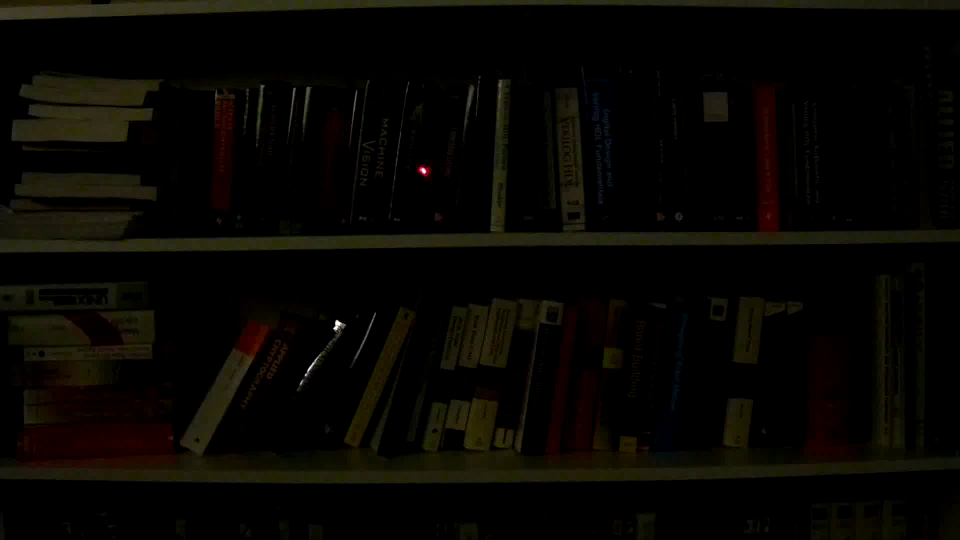
#> input picture prototypes/dark_room.png, 1920 x 1080 px (shown at 1/2 size)
$ jupyter execute color_study.ipynb   (older library calls are emulated)
#> lines starting #> are read from the running program, lines starting #| are printed output that depends on the picture; after the words box and inside, x2 and y2 are one past the last pixel; in counts of white or black regions, pixels touching at a corner belong together
[cell 1]
import cv2
import numpy as np
import matplotlib.pyplot as plt

# Load the image
image = cv2.imread("dark_room.png")  # Replace with your image path
#> image is the input picture: shape (1080, 1920, 3); mean B, G, R 2.4, 6.1, 7.7
rgb_image = cv2.cvtColor(image, cv2.COLOR_BGR2RGB)  # Convert to RGB for correct color representation

# Split channels
channels = ('r', 'g', 'b')
colors = ('red', 'green', 'blue')

# Plot histograms
plt.figure(figsize=(10, 5))
for i, (color, ch) in enumerate(zip(colors, channels)):
    hist = cv2.calcHist([rgb_image], [i], None, [256], [0, 256])
    plt.plot(hist, color=color, label=f"{ch.upper()} channel")

plt.title("Color Histogram")
plt.xlabel("Pixel Value")
plt.ylabel("Frequency")
plt.legend()
plt.show()
#> figure, not shown here; curve peaks at x = 0, y = 1351791; curve peaks at x = 0, y = 1488449; curve peaks at x = 0, y = 1673364

[cell 2]
plt.imshow(rgb_image)
plt.axis('off')
plt.show()

# Gray Channel

[cell 3]
blurred_image = cv2.GaussianBlur(rgb_image, (3, 3), 0)
gray_image = cv2.cvtColor(blurred_image, cv2.COLOR_BGR2GRAY)
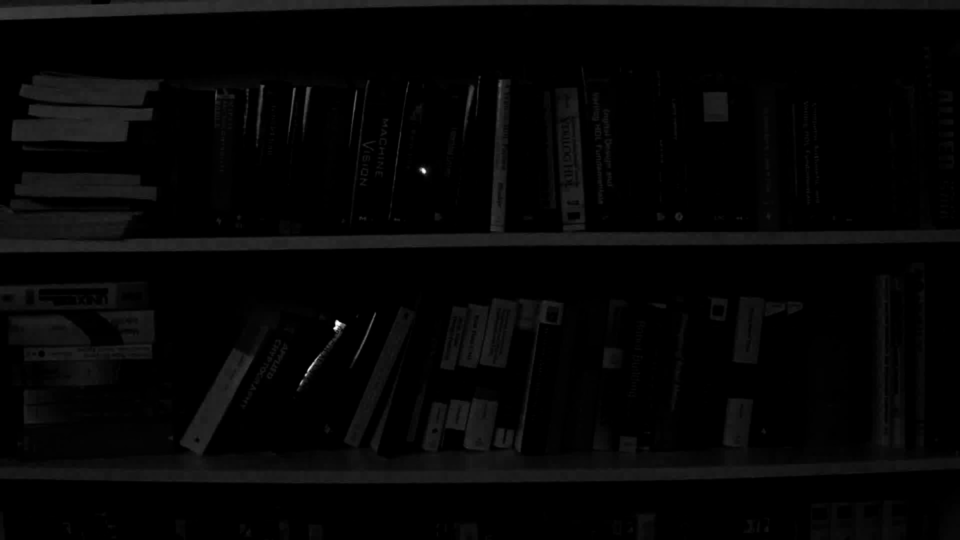
#> gray_image: shape (1080, 1920) (shown at 1/2 size); min 0, max 255, mean 5.2

plt.imshow(gray_image, cmap='gray')
plt.axis('off')
plt.show()

plt.figure(figsize=(8, 5))
hist = cv2.calcHist([gray_image], [0], None, [256], [0, 256])
#> hist = 256 values, max 1339424 at index 0, min 0 at index 147, mean 8100
plt.plot(hist, color='black')
plt.title("Grayscale Image Histogram")
plt.xlabel("Pixel Value")
plt.ylabel("Frequency")
plt.xlim([0, 256])
plt.show()
#> figure, not shown here; curve peaks at x = 0, y = 1339424

threshold_value = 250
_, binary_image = cv2.threshold(gray_image, threshold_value, 255, cv2.THRESH_BINARY)
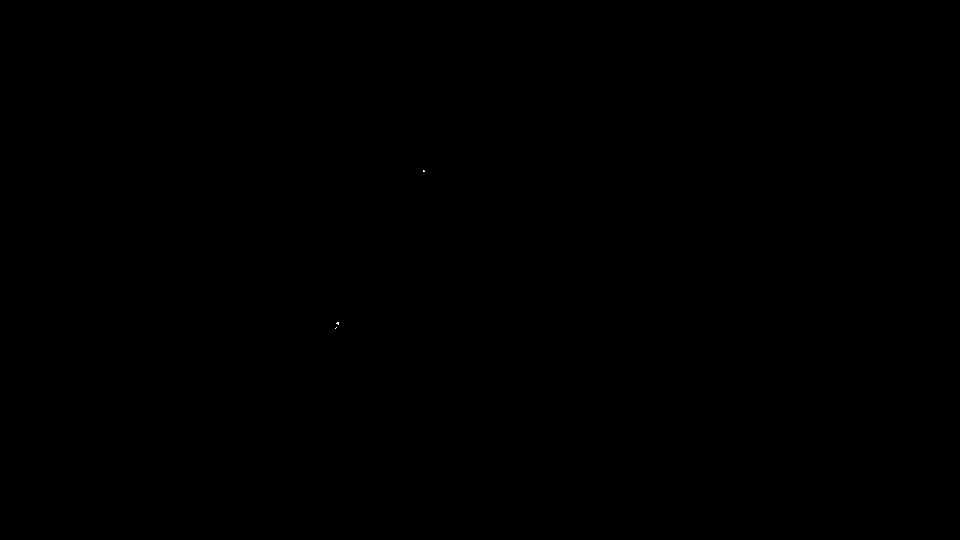
#> binary_image: shape (1080, 1920) (shown at 1/2 size); 0% white in thin lines or dots, all inside (x1, y1, x2, y2) = (670, 340, 849, 657)

plt.imshow(binary_image, cmap='gray')
plt.axis('off')
plt.show()

# Red Channel

[cell 4]
red_channel = rgb_image[:, :, 0]

plt.imshow(red_channel, cmap='gray')
plt.axis('off')
plt.show()

plt.figure(figsize=(8, 5))
hist = cv2.calcHist([red_channel], [0], None, [256], [0, 256])
#> hist = 256 values, max 1351791 at index 0, min 0 at index 175, mean 8100
plt.plot(hist, color='black')
plt.title("Grayscale Image Histogram")
plt.xlabel("Pixel Value")
plt.ylabel("Frequency")
plt.xlim([0, 256])
plt.show()
#> figure, not shown here; curve peaks at x = 0, y = 1351791

threshold_value = 254
_, binary_image = cv2.threshold(red_channel, threshold_value, 255, cv2.THRESH_BINARY)
#> binary_image: shape (1080, 1920); 0.01% white; 7 white regions (5 under 20 px), largest, box (x1, y1, x2, y2) and area: (842, 336, 851, 347) 62, (671, 644, 681, 651) 38

plt.imshow(binary_image, cmap='gray')
plt.axis('off')
plt.show()

# Green Channel

[cell 5]
green_channel = rgb_image[:, :, 1]

plt.imshow(green_channel, cmap='gray')
plt.axis('off')
plt.show()

plt.figure(figsize=(8, 5))
hist = cv2.calcHist([green_channel], [0], None, [256], [0, 256])
#> hist = 256 values, max 1488449 at index 0, min 0 at index 158, mean 8100
plt.plot(hist, color='black')
plt.title("Grayscale Image Histogram")
plt.xlabel("Pixel Value")
plt.ylabel("Frequency")
plt.xlim([0, 256])
plt.show()
#> figure, not shown here; curve peaks at x = 0, y = 1488449

threshold_value = 250
_, binary_image = cv2.threshold(green_channel, threshold_value, 255, cv2.THRESH_BINARY)
#> binary_image: shape (1080, 1920); 0% white; 5 white regions (4 under 20 px), largest, box (x1, y1, x2, y2) and area: (671, 644, 681, 651) 39

plt.imshow(binary_image, cmap='gray')
plt.axis('off')
plt.show()

[cell 6]
blue_channel = rgb_image[:, :, 2]

plt.imshow(blue_channel, cmap='gray')
plt.axis('off')
plt.show()

plt.figure(figsize=(8, 5))
hist = cv2.calcHist([blue_channel], [0], None, [256], [0, 256])
#> hist = 256 values, max 1673364 at index 0, min 0 at index 131, mean 8100
plt.plot(hist, color='black')
plt.title("Grayscale Image Histogram")
plt.xlabel("Pixel Value")
plt.ylabel("Frequency")
plt.xlim([0, 256])
plt.show()
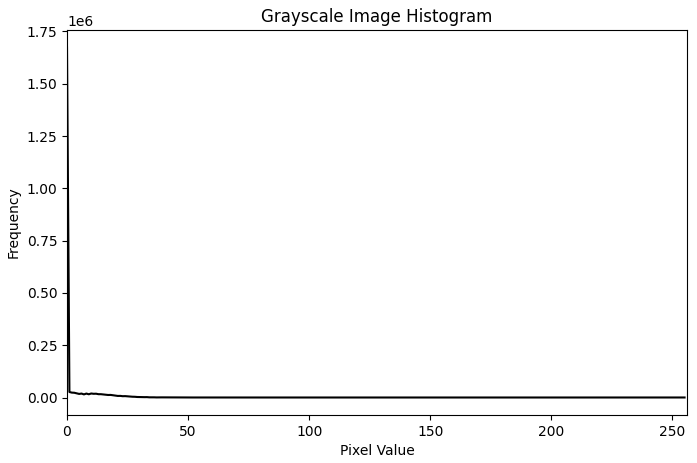
#> figure drawn by matplotlib, 1 panel; curve peaks at x = 0, y = 1673364

threshold_value = 250
_, binary_image = cv2.threshold(blue_channel, threshold_value, 255, cv2.THRESH_BINARY)
#> binary_image: shape (1080, 1920); 0% white in thin lines or dots, all inside (x1, y1, x2, y2) = (618, 338, 850, 739)

plt.imshow(binary_image, cmap='gray')
plt.axis('off')
plt.show()

[cell 7]
# Extract the red channel
red_channel = rgb_image[:, :, 0]

threshold_value = 250
_, binary_image = cv2.threshold(red_channel, threshold_value, 255, cv2.THRESH_BINARY)
#> binary_image: shape (1080, 1920); 0.01% white; 5 white regions (3 under 20 px), largest, box (x1, y1, x2, y2) and area: (842, 336, 851, 347) 66, (671, 642, 681, 651) 42

# Apply Sobel operator
sobel_x = cv2.Sobel(red_channel, cv2.CV_64F, 1, 0, ksize=3)
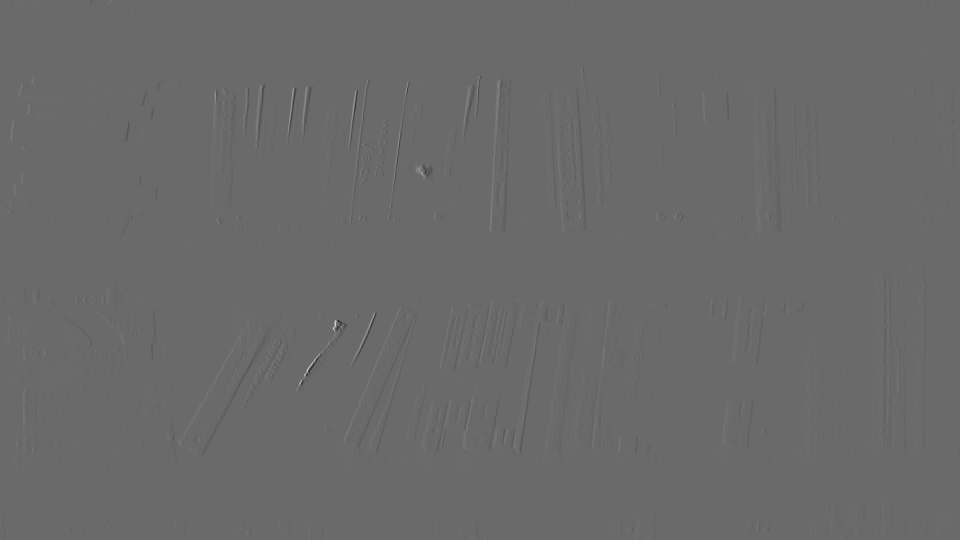
#> sobel_x: shape (1080, 1920) float64 (shown at 1/2 size); min -677, max 951, mean 0; drawn with min black and max white
sobel_y = cv2.Sobel(red_channel, cv2.CV_64F, 0, 1, ksize=3)

# Compute gradient magnitude
sobel_magnitude = np.sqrt(sobel_x**2 + sobel_y**2)

# Normalize to [0, 255] and convert to uint8
sobel_magnitude = np.uint8(255 * (sobel_magnitude / np.max(sobel_magnitude)))

# Display Sobel result
plt.figure(figsize=(16, 10))

plt.imshow(sobel_magnitude, cmap='gray')
plt.axis('off')
plt.title("Sobel Edge Detection")
plt.show()

# Compute histogram of the Sobel-filtered image
plt.figure(figsize=(8, 5))
hist = cv2.calcHist([sobel_magnitude], [0], None, [256], [0, 256])
#> hist = 256 values, max 1560767 at index 0, min 0 at index 142, mean 8100
plt.plot(hist, color='black')
plt.title("Histogram of Sobel Filtered Image")
plt.xlabel("Pixel Value")
plt.ylabel("Frequency")
plt.xlim([0, 256])
plt.show()
#> figure, not shown here; curve peaks at x = 0, y = 1560767

[cell 8]
rgb_image = cv2.cvtColor(image, cv2.COLOR_BGR2RGB)  # Convert OpenCV BGR to RGB

# Extract color channels
red = rgb_image[:, :, 0].astype(np.float32)
green = rgb_image[:, :, 1].astype(np.float32)
blue = rgb_image[:, :, 2].astype(np.float32)

# Compute Red Dominance
red_dominance = (red - np.maximum(green, blue)) / (red + 1)

# Normalize to range [0, 255]
red_dominance = cv2.normalize(red_dominance, None, 0, 255, cv2.NORM_MINMAX).astype(np.uint8)

# Apply threshold to isolate the most red-intense regions
_, threshold_mask = cv2.threshold(red_dominance, 250, 255, cv2.THRESH_BINARY)
#> threshold_mask: shape (1080, 1920); 6.7% white; 706 white regions (595 under 20 px), largest, box (x1, y1, x2, y2) and area: (32, 728, 366, 934) 41398, (1088, 597, 1232, 912) 22115, (1600, 672, 1732, 914) 19829

# Remove the less red point by keeping only the most dominant red regions
filtered_image = cv2.bitwise_and(rgb_image, rgb_image, mask=threshold_mask)

# Display the filtered image
plt.imshow(filtered_image)
plt.axis('off')
plt.title("Filtered Image - Most Red Retained")
plt.show()

[cell 9]
import cv2
import numpy as np
import matplotlib.pyplot as plt

# Extract color channels
red = rgb_image[:, :, 0].astype(np.float32)
green = rgb_image[:, :, 1].astype(np.float32)
blue = rgb_image[:, :, 2].astype(np.float32)

# Compute Red Dominance
red_dominance = (red - np.maximum(green, blue)) / (red + 1)

# Normalize red dominance to [0, 255]
red_dominance = cv2.normalize(red_dominance, None, 0, 255, cv2.NORM_MINMAX).astype(np.uint8)

# Threshold red dominance (keep highly red regions)
_, red_dominance_mask = cv2.threshold(red_dominance, 241, 255, cv2.THRESH_BINARY)
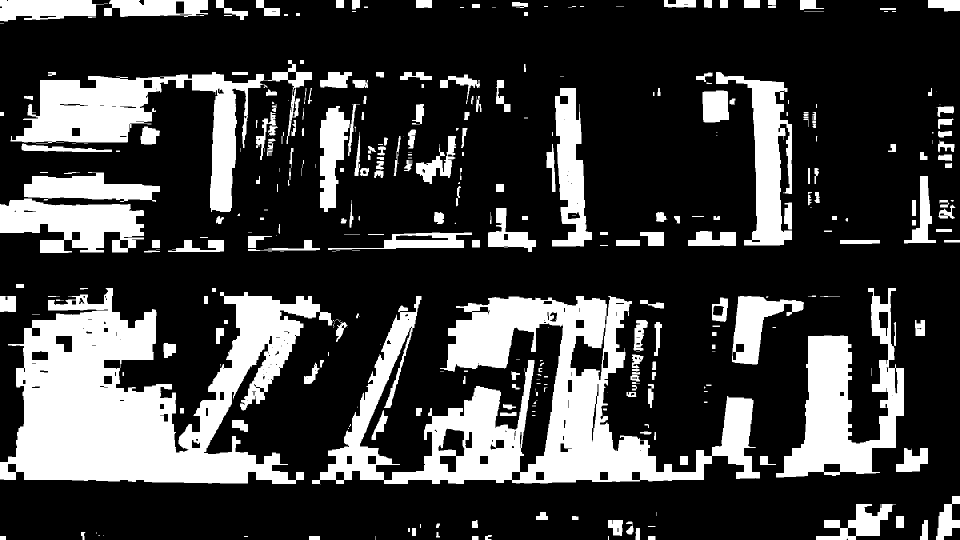
#> red_dominance_mask: shape (1080, 1920) (shown at 1/2 size); 24.9% white; 367 white regions (112 under 20 px), largest, box (x1, y1, x2, y2) and area: (0, 576, 665, 968) 134476, (624, 592, 1520, 969) 122230, (21, 120, 624, 424) 45337

# Threshold red intensity (keep bright red regions)
_, red_intensity_mask = cv2.threshold(red.astype(np.uint8), 250, 255, cv2.THRESH_BINARY)

# Combine both masks using bitwise AND
combined_mask = cv2.bitwise_and(red_dominance_mask, red_intensity_mask)
#> combined_mask: shape (1080, 1920); 0% white in thin lines or dots, all inside (x1, y1, x2, y2) = (840, 336, 851, 347)

# Compute Center of Mass (COM) using image moments
moments = cv2.moments(combined_mask)
#> moments = moments, m00 10455, centre m10/m00, m01/m00 = (845.5, 340.4)
if moments["m00"] != 0:
    x_bar = int(moments["m10"] / moments["m00"])  # X Center of Mass
#> x_bar = 845
    y_bar = int(moments["m01"] / moments["m00"])  # Y Center of Mass
#> y_bar = 340
else:
    x_bar, y_bar = 0, 0  # Default in case no bright pixels are detected

# Draw X and Y crosshair lines at (x_bar, y_bar)
highlighted_image = cv2.bitwise_and(rgb_image, rgb_image, mask=combined_mask)
crosshair_image = highlighted_image.copy()

# Draw horizontal and vertical lines
height, width, _ = highlighted_image.shape
#> height = 1080; width = 1920
cv2.line(crosshair_image, (0, y_bar), (width, y_bar), (255, 255, 255), 2)  # Horizontal
cv2.line(crosshair_image, (x_bar, 0), (x_bar, height), (255, 255, 255), 2)  # Vertical

# Display results
plt.figure(figsize=(20, 20))

plt.subplot(3, 1, 1)
plt.imshow(red_dominance, cmap="jet")
plt.axis("off")
plt.title("Red Dominance Map")

plt.subplot(3, 1, 2)
plt.imshow(combined_mask, cmap="gray")
plt.axis("off")
plt.title("Combined Mask")

plt.subplot(3, 1, 3)
plt.imshow(crosshair_image)
plt.axis("off")
plt.title("Highlighted Image with COM Crosshairs")

plt.show()

[cell 10]
import cv2
import numpy as np
import matplotlib.pyplot as plt
from scipy.ndimage import maximum_filter

# Extract color channels
red = rgb_image[:, :, 0].astype(np.float32)
green = rgb_image[:, :, 1].astype(np.float32)
blue = rgb_image[:, :, 2].astype(np.float32)

# Compute Red Dominance
red_dominance = (red - np.maximum(green, blue)) / (red + 1)

# Normalize red dominance to [0, 255]
red_dominance = cv2.normalize(red_dominance, None, 0, 255, cv2.NORM_MINMAX).astype(np.uint8)

# Apply CLAHE (Contrast Limited Adaptive Histogram Equalization) for localized enhancement
clahe = cv2.createCLAHE(clipLimit=2.0, tileGridSize=(8, 8))
red_enhanced = clahe.apply(red_dominance)
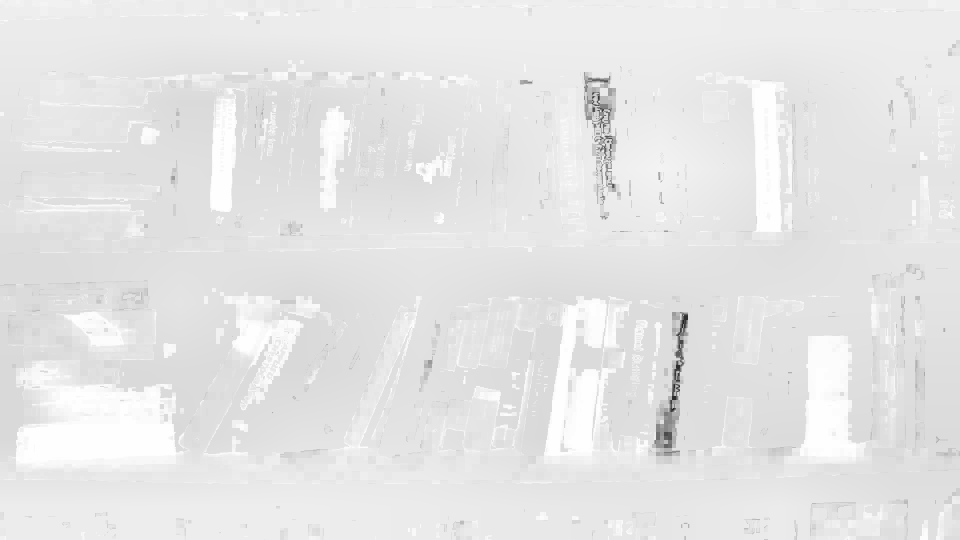
#> red_enhanced: shape (1080, 1920) (shown at 1/2 size); min 1, max 255, mean 229.6

# Adaptive thresholding for localized high-intensity points
adaptive_thresh = cv2.adaptiveThreshold(
    red_enhanced, 255, cv2.ADAPTIVE_THRESH_GAUSSIAN_C, cv2.THRESH_BINARY, 11, 2
)
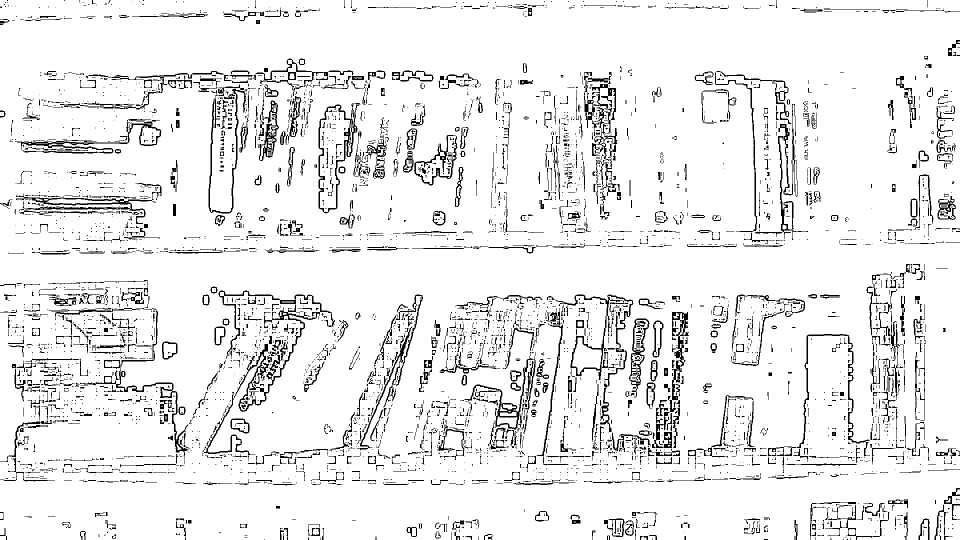
#> adaptive_thresh: shape (1080, 1920) (shown at 1/2 size); 92.1% white; black in thin lines or dots

# Use a maximum filter to detect local maxima
local_maxima = (red_enhanced == maximum_filter(red_enhanced, size=15)) & (red_enhanced > 180)
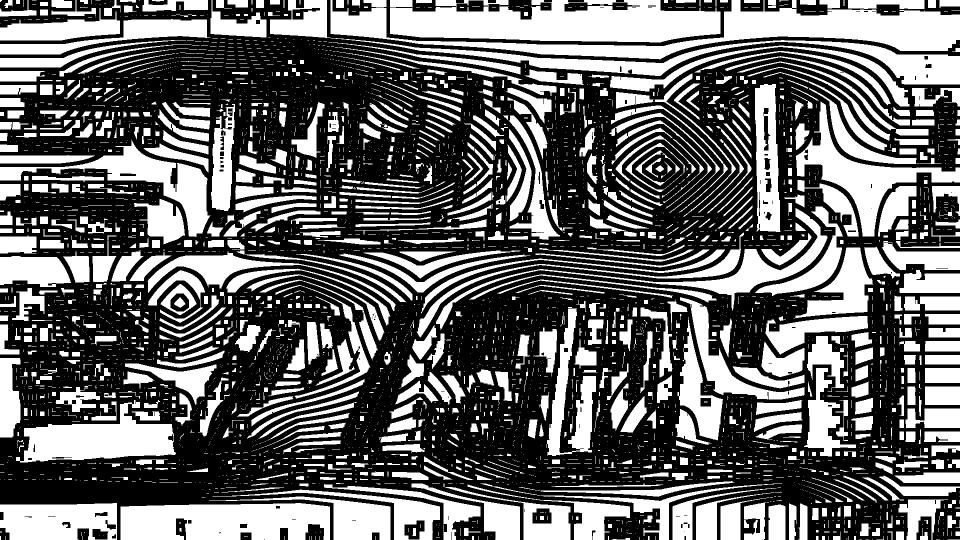
#> local_maxima: shape (1080, 1920) bool (shown at 1/2 size); 41.1% white; 4474 white regions (3288 under 20 px), largest, box (x1, y1, x2, y2) and area: (661, 0, 1920, 119) 45069, (780, 0, 1441, 85) 42748, (241, 1006, 660, 1080) 26973

# Convert boolean mask to uint8 image
local_maxima = (local_maxima * 255).astype(np.uint8)

# Apply mask to highlight localized bright red spots
localized_highlight = cv2.bitwise_and(rgb_image, rgb_image, mask=local_maxima)
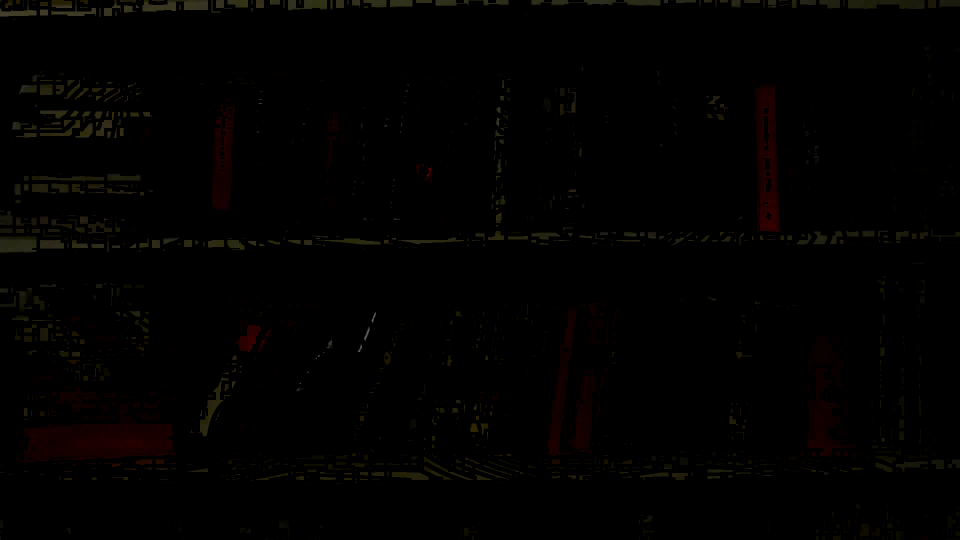
#> localized_highlight: shape (1080, 1920, 3) (shown at 1/2 size); mean R, G, B 2.1, 1.3, 0.6

# Display results
plt.figure(figsize=(24, 24))

plt.subplot(4, 1, 1)
plt.imshow(red_dominance, cmap="jet")
plt.axis("off")
plt.title("Red Dominance")

plt.subplot(4, 1, 2)
plt.imshow(red_enhanced, cmap="gray")
plt.axis("off")
plt.title("CLAHE Enhanced")

plt.subplot(4, 1, 3)
plt.imshow(local_maxima, cmap="gray")
plt.axis("off")
plt.title("Localized High-Intensity Points")

plt.subplot(4, 1, 4)
plt.imshow(localized_highlight)
plt.axis("off")
plt.title("Final Highlighted Image")

plt.show()
